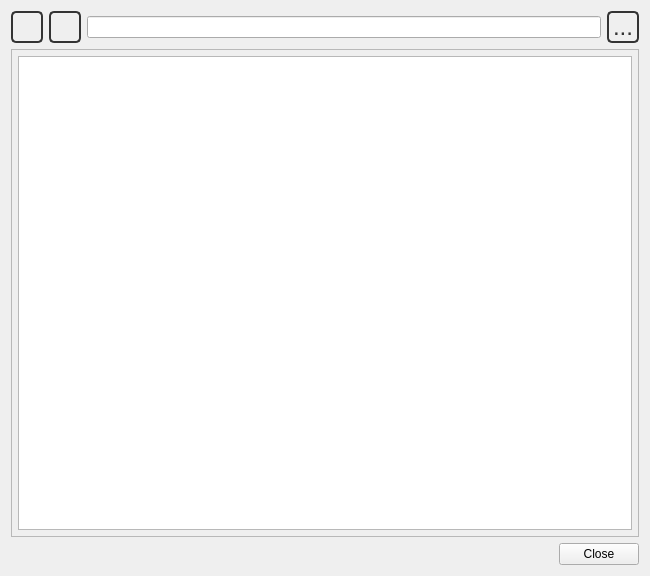
<?xml version="1.0" encoding="UTF-8"?>
<ui version="4.0">
 <class>FileConfigurator</class>
 <widget class="QDialog" name="FileConfigurator">
  <property name="geometry">
   <rect>
    <x>0</x>
    <y>0</y>
    <width>650</width>
    <height>576</height>
   </rect>
  </property>
  <property name="sizePolicy">
   <sizepolicy hsizetype="MinimumExpanding" vsizetype="MinimumExpanding">
    <horstretch>0</horstretch>
    <verstretch>0</verstretch>
   </sizepolicy>
  </property>
  <property name="windowTitle">
   <string>View File</string>
  </property>
  <property name="styleSheet">
   <string notr="true">QToolButton {
   color: #333;
   background-color: QLinearGradient( x1: 0, y1: 0, x2: 0, y2: 1, 
          stop: 0 #fff,
          stop: 0.5 #eee, 
          stop: 1 #999);
   border-width: 2px;
   border-color: #333;
   border-style: solid;
   border-radius: 5;
   padding: 0px;
   font-size: 24px;
   min-width: 28px;
   max-width: 28px;
   min-height: 28px;
   max-height: 28px;
}

QToolButton:disabled {
  background-color: QLinearGradient( x1: 0, y1: 0, x2: 0, y2: 1, 
          stop: 0 #fff,
          stop: 0.5 #eee, 
          stop: 1 #bbb);
   border-color: #aaa;
   color: #aaa;
}


QToolButton:pressed {
   background-color: QLinearGradient( x1: 0, y1: 0, x2: 0, y2: 1, 
          stop: 0 #999,
          stop: 0.5 #eee, 
          stop: 1 #fff);
}


QToolButton:checked {
   border-color: #b00;
}

QToolTip {
   border: 2px solid darkkhaki;
   padding: 2px;
   border-radius: 3px;
   opacity: 500;
   font-size: 12px;
}</string>
  </property>
  <layout class="QVBoxLayout" name="verticalLayout">
   <item>
    <layout class="QHBoxLayout" name="horizontalLayout_2">
     <item>
      <widget class="QToolButton" name="textLargerButton">
       <property name="font">
        <font>
         <pointsize>-1</pointsize>
        </font>
       </property>
       <property name="toolTip">
        <string>Bigger text</string>
       </property>
       <property name="text">
        <string/>
       </property>
       <property name="icon">
        <iconset resource="IQmol.qrc">
         <normaloff>:/icons/T24.png</normaloff>:/icons/T24.png</iconset>
       </property>
       <property name="iconSize">
        <size>
         <width>24</width>
         <height>24</height>
        </size>
       </property>
      </widget>
     </item>
     <item>
      <widget class="QToolButton" name="textSmallerButton">
       <property name="font">
        <font>
         <pointsize>-1</pointsize>
        </font>
       </property>
       <property name="toolTip">
        <string>Smaller text</string>
       </property>
       <property name="text">
        <string/>
       </property>
       <property name="icon">
        <iconset resource="IQmol.qrc">
         <normaloff>:/icons/T14.png</normaloff>:/icons/T14.png</iconset>
       </property>
       <property name="iconSize">
        <size>
         <width>24</width>
         <height>24</height>
        </size>
       </property>
      </widget>
     </item>
     <item>
      <widget class="QLineEdit" name="searchBox"/>
     </item>
     <item>
      <widget class="QToolButton" name="searchButton">
       <property name="toolTip">
        <string>Search</string>
       </property>
       <property name="text">
        <string>...</string>
       </property>
       <property name="icon">
        <iconset resource="IQmol.qrc">
         <normaloff>:/icons/Search.png</normaloff>:/icons/Search.png</iconset>
       </property>
       <property name="iconSize">
        <size>
         <width>18</width>
         <height>18</height>
        </size>
       </property>
      </widget>
     </item>
    </layout>
   </item>
   <item>
    <widget class="QFrame" name="frame">
     <property name="frameShape">
      <enum>QFrame::StyledPanel</enum>
     </property>
     <property name="frameShadow">
      <enum>QFrame::Sunken</enum>
     </property>
     <layout class="QVBoxLayout" name="_2">
      <property name="spacing">
       <number>4</number>
      </property>
      <property name="margin">
       <number>6</number>
      </property>
      <item>
       <widget class="QTextBrowser" name="textDisplay">
        <property name="font">
         <font>
          <family>Courier New</family>
          <pointsize>11</pointsize>
          <weight>50</weight>
          <italic>false</italic>
          <bold>false</bold>
          <underline>false</underline>
          <strikeout>false</strikeout>
         </font>
        </property>
       </widget>
      </item>
     </layout>
    </widget>
   </item>
   <item>
    <layout class="QHBoxLayout" name="horizontalLayout">
     <item>
      <spacer name="horizontalSpacer">
       <property name="orientation">
        <enum>Qt::Horizontal</enum>
       </property>
       <property name="sizeHint" stdset="0">
        <size>
         <width>40</width>
         <height>20</height>
        </size>
       </property>
      </spacer>
     </item>
     <item>
      <widget class="QPushButton" name="closeButton">
       <property name="text">
        <string>Close</string>
       </property>
       <property name="autoDefault">
        <bool>false</bool>
       </property>
      </widget>
     </item>
    </layout>
   </item>
  </layout>
 </widget>
 <resources>
  <include location="IQmol.qrc"/>
 </resources>
 <connections>
  <connection>
   <sender>closeButton</sender>
   <signal>clicked()</signal>
   <receiver>FileConfigurator</receiver>
   <slot>close()</slot>
   <hints>
    <hint type="sourcelabel">
     <x>262</x>
     <y>406</y>
    </hint>
    <hint type="destinationlabel">
     <x>156</x>
     <y>217</y>
    </hint>
   </hints>
  </connection>
 </connections>
</ui>
